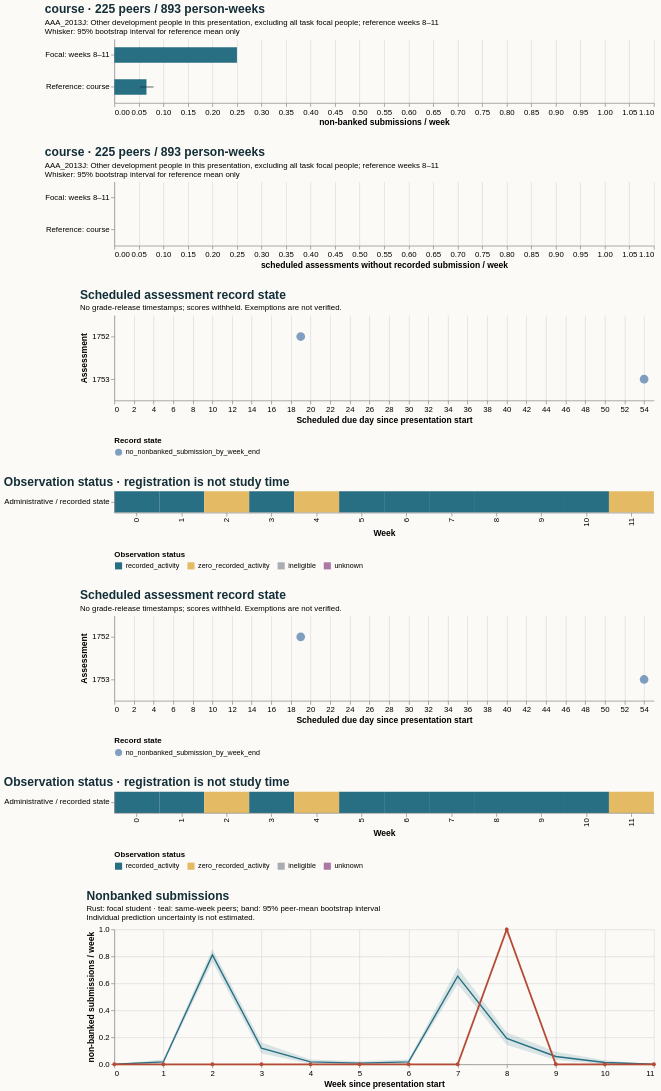

Write the Vega-Lite specification saved for this chart.
### Vega-Lite specification from a JSON file in a GitHub repository (floating-point values rounded to 4 significant figures)
{"$schema": "https://vega.github.io/schema/vega-lite/v5.20.1.json", "config": {"axis": {"labelFontSize": 11, "titleFontSize": 12}, "background": "#fbfaf7", "font": "sans-serif", "title": {"anchor": "start", "color": "#142e38", "fontSize": 17, "subtitleFontSize": 11}, "view": {"continuousHeight": 300, "continuousWidth": 300, "stroke": null}}, "datasets": {"data-08589721e9bdeefff30ca68a5981e28d": [{"end_day": 6, "focal_value": 0.0, "peer_ci_high": 0.0, "peer_ci_low": 0.0, "peer_mean": 0.0, "peer_observations": 229, "peer_people": 229, "reference": "course", "unit": "non-banked submissions / week", "week": 0}, {"end_day": 13, "focal_value": 0.0, "peer_ci_high": 0.03493, "peer_ci_low": 0.004367, "peer_mean": 0.01747, "peer_observations": 229, "peer_people": 229, "reference": "course", "unit": "non-banked submissions / week", "week": 1}, {"end_day": 20, "focal_value": 0.0, "peer_ci_high": 0.8546, "peer_ci_low": 0.7598, "peer_mean": 0.8106, "peer_observations": 227, "peer_people": 227, "reference": "course", "unit": "non-banked submissions / week", "week": 2}, {"end_day": 27, "focal_value": 0.0, "peer_ci_high": 0.1609, "peer_ci_low": 0.0793, "peer_mean": 0.1189, "peer_observations": 227, "peer_people": 227, "reference": "course", "unit": "non-banked submissions / week", "week": 3}, {"end_day": 34, "focal_value": 0.0, "peer_ci_high": 0.0354, "peer_ci_low": 0.004425, "peer_mean": 0.0177, "peer_observations": 226, "peer_people": 226, "reference": "course", "unit": "non-banked submissions / week", "week": 4}, {"end_day": 41, "focal_value": 0.0, "peer_ci_high": 0.02222, "peer_ci_low": 0.0, "peer_mean": 0.008889, "peer_observations": 225, "peer_people": 225, "reference": "course", "unit": "non-banked submissions / week", "week": 5}, {"end_day": 48, "focal_value": 0.0, "peer_ci_high": 0.03556, "peer_ci_low": 0.004444, "peer_mean": 0.01778, "peer_observations": 225, "peer_people": 225, "reference": "course", "unit": "non-banked submissions / week", "week": 6}, {"end_day": 55, "focal_value": 0.0, "peer_ci_high": 0.7179, "peer_ci_low": 0.5956, "peer_mean": 0.6533, "peer_observations": 225, "peer_people": 225, "reference": "course", "unit": "non-banked submissions / week", "week": 7}, {"end_day": 62, "focal_value": 1.0, "peer_ci_high": 0.2356, "peer_ci_low": 0.1422, "peer_mean": 0.1911, "peer_observations": 225, "peer_people": 225, "reference": "course", "unit": "non-banked submissions / week", "week": 8}, {"end_day": 69, "focal_value": 0.0, "peer_ci_high": 0.09375, "peer_ci_low": 0.03125, "peer_mean": 0.05804, "peer_observations": 224, "peer_people": 224, "reference": "course", "unit": "non-banked submissions / week", "week": 9}, {"end_day": 76, "focal_value": 0.0, "peer_ci_high": 0.02926, "peer_ci_low": 0.0, "peer_mean": 0.01345, "peer_observations": 223, "peer_people": 223, "reference": "course", "unit": "non-banked submissions / week", "week": 10}, {"end_day": 83, "focal_value": 0.0, "peer_ci_high": 0.0, "peer_ci_low": 0.0, "peer_mean": 0.0, "peer_observations": 221, "peer_people": 221, "reference": "course", "unit": "non-banked submissions / week", "week": 11}], "data-47595ca8c412625bc14ae8e967d44f53": [{"eligible_days": 7.0, "end_day": 6, "logging_completeness": "unknown", "observation_status": "recorded_activity", "row": "Administrative / recorded state", "score_status": "withheld_release_time_unknown", "start_day": 0, "value": 0.0, "week": 0}, {"eligible_days": 7.0, "end_day": 13, "logging_completeness": "unknown", "observation_status": "recorded_activity", "row": "Administrative / recorded state", "score_status": "withheld_release_time_unknown", "start_day": 7, "value": 0.0, "week": 1}, {"eligible_days": 7.0, "end_day": 20, "logging_completeness": "unknown", "observation_status": "zero_recorded_activity", "row": "Administrative / recorded state", "score_status": "withheld_release_time_unknown", "start_day": 14, "value": 0.0, "week": 2}, {"eligible_days": 7.0, "end_day": 27, "logging_completeness": "unknown", "observation_status": "recorded_activity", "row": "Administrative / recorded state", "score_status": "withheld_release_time_unknown", "start_day": 21, "value": 0.0, "week": 3}, {"eligible_days": 7.0, "end_day": 34, "logging_completeness": "unknown", "observation_status": "zero_recorded_activity", "row": "Administrative / recorded state", "score_status": "withheld_release_time_unknown", "start_day": 28, "value": 0.0, "week": 4}, {"eligible_days": 7.0, "end_day": 41, "logging_completeness": "unknown", "observation_status": "recorded_activity", "row": "Administrative / recorded state", "score_status": "withheld_release_time_unknown", "start_day": 35, "value": 0.0, "week": 5}, {"eligible_days": 7.0, "end_day": 48, "logging_completeness": "unknown", "observation_status": "recorded_activity", "row": "Administrative / recorded state", "score_status": "withheld_release_time_unknown", "start_day": 42, "value": 0.0, "week": 6}, {"eligible_days": 7.0, "end_day": 55, "logging_completeness": "unknown", "observation_status": "recorded_activity", "row": "Administrative / recorded state", "score_status": "withheld_release_time_unknown", "start_day": 49, "value": 0.0, "week": 7}, {"eligible_days": 7.0, "end_day": 62, "logging_completeness": "unknown", "observation_status": "recorded_activity", "row": "Administrative / recorded state", "score_status": "withheld_release_time_unknown", "start_day": 56, "value": 1.0, "week": 8}, {"eligible_days": 7.0, "end_day": 69, "logging_completeness": "unknown", "observation_status": "recorded_activity", "row": "Administrative / recorded state", "score_status": "withheld_release_time_unknown", "start_day": 63, "value": 0.0, "week": 9}, {"eligible_days": 7.0, "end_day": 76, "logging_completeness": "unknown", "observation_status": "recorded_activity", "row": "Administrative / recorded state", "score_status": "withheld_release_time_unknown", "start_day": 70, "value": 0.0, "week": 10}, {"eligible_days": 7.0, "end_day": 83, "logging_completeness": "unknown", "observation_status": "zero_recorded_activity", "row": "Administrative / recorded state", "score_status": "withheld_release_time_unknown", "start_day": 77, "value": 0.0, "week": 11}], "data-7283bfb5c3be47efa37ef05b4648fe8e": [{"eligible_days": 7.0, "end_day": 6, "logging_completeness": "unknown", "observation_status": "recorded_activity", "row": "Administrative / recorded state", "score_status": "withheld_release_time_unknown", "start_day": 0, "value": 0.0, "week": 0}, {"eligible_days": 7.0, "end_day": 13, "logging_completeness": "unknown", "observation_status": "recorded_activity", "row": "Administrative / recorded state", "score_status": "withheld_release_time_unknown", "start_day": 7, "value": 0.0, "week": 1}, {"eligible_days": 7.0, "end_day": 20, "logging_completeness": "unknown", "observation_status": "zero_recorded_activity", "row": "Administrative / recorded state", "score_status": "withheld_release_time_unknown", "start_day": 14, "value": 1.0, "week": 2}, {"eligible_days": 7.0, "end_day": 27, "logging_completeness": "unknown", "observation_status": "recorded_activity", "row": "Administrative / recorded state", "score_status": "withheld_release_time_unknown", "start_day": 21, "value": 0.0, "week": 3}, {"eligible_days": 7.0, "end_day": 34, "logging_completeness": "unknown", "observation_status": "zero_recorded_activity", "row": "Administrative / recorded state", "score_status": "withheld_release_time_unknown", "start_day": 28, "value": 0.0, "week": 4}, {"eligible_days": 7.0, "end_day": 41, "logging_completeness": "unknown", "observation_status": "recorded_activity", "row": "Administrative / recorded state", "score_status": "withheld_release_time_unknown", "start_day": 35, "value": 0.0, "week": 5}, {"eligible_days": 7.0, "end_day": 48, "logging_completeness": "unknown", "observation_status": "recorded_activity", "row": "Administrative / recorded state", "score_status": "withheld_release_time_unknown", "start_day": 42, "value": 0.0, "week": 6}, {"eligible_days": 7.0, "end_day": 55, "logging_completeness": "unknown", "observation_status": "recorded_activity", "row": "Administrative / recorded state", "score_status": "withheld_release_time_unknown", "start_day": 49, "value": 1.0, "week": 7}, {"eligible_days": 7.0, "end_day": 62, "logging_completeness": "unknown", "observation_status": "recorded_activity", "row": "Administrative / recorded state", "score_status": "withheld_release_time_unknown", "start_day": 56, "value": 0.0, "week": 8}, {"eligible_days": 7.0, "end_day": 69, "logging_completeness": "unknown", "observation_status": "recorded_activity", "row": "Administrative / recorded state", "score_status": "withheld_release_time_unknown", "start_day": 63, "value": 0.0, "week": 9}, {"eligible_days": 7.0, "end_day": 76, "logging_completeness": "unknown", "observation_status": "recorded_activity", "row": "Administrative / recorded state", "score_status": "withheld_release_time_unknown", "start_day": 70, "value": 0.0, "week": 10}, {"eligible_days": 7.0, "end_day": 83, "logging_completeness": "unknown", "observation_status": "zero_recorded_activity", "row": "Administrative / recorded state", "score_status": "withheld_release_time_unknown", "start_day": 77, "value": 0.0, "week": 11}], "data-770ce5d87c1c8bea199b2664b3a9bcb9": [{"hi": null, "lo": null, "series": "Focal: weeks 8–11", "value": 0.0}, {"hi": 0.0, "lo": 0.0, "series": "Reference: course", "value": 0.0}], "data-d500d168031813818b8a5be295d94cc2": [{"as_of_day": 20, "assessment_id": 1752, "course": "AAA_2013J", "due_day": 19, "person_id": 2691244, "score_status": "withheld_release_time_unknown", "state": "no_nonbanked_submission_by_week_end", "week": 2}, {"as_of_day": 55, "assessment_id": 1753, "course": "AAA_2013J", "due_day": 54, "person_id": 2691244, "score_status": "withheld_release_time_unknown", "state": "no_nonbanked_submission_by_week_end", "week": 7}], "data-ef375039e559580e574d41c4abeb45f1": [{"hi": null, "lo": null, "series": "Focal: weeks 8–11", "value": 0.25}, {"hi": 0.08, "lo": 0.05222, "series": "Reference: course", "value": 0.06556}]}, "resolve": {"scale": {"color": "independent"}}, "spacing": 28, "vconcat": [{"data": {"name": "data-ef375039e559580e574d41c4abeb45f1"}, "height": 90, "layer": [{"encoding": {"x": {"field": "value", "scale": {"domain": [0, 1.05], "zero": true}, "title": "non-banked submissions / week", "type": "quantitative"}, "y": {"field": "series", "sort": null, "title": null, "type": "nominal"}}, "mark": {"color": "#286f83", "size": 22, "type": "bar"}}, {"encoding": {"x": {"field": "lo", "type": "quantitative"}, "x2": {"field": "hi"}, "y": {"field": "series", "sort": null, "title": null, "type": "nominal"}}, "mark": {"color": "#142e38", "type": "rule"}}], "title": {"subtitle": ["AAA_2013J: Other development people in this presentation, excluding all task focal people; reference weeks 8–11", "Whisker: 95% bootstrap interval for reference mean only"], "text": "course · 225 peers / 893 person-weeks"}, "width": 760}, {"data": {"name": "data-770ce5d87c1c8bea199b2664b3a9bcb9"}, "height": 90, "layer": [{"encoding": {"x": {"field": "value", "scale": {"domain": [0, 1.05], "zero": true}, "title": "scheduled assessments without recorded submission / week", "type": "quantitative"}, "y": {"field": "series", "sort": null, "title": null, "type": "nominal"}}, "mark": {"color": "#286f83", "size": 22, "type": "bar"}}, {"encoding": {"x": {"field": "lo", "type": "quantitative"}, "x2": {"field": "hi"}, "y": {"field": "series", "sort": null, "title": null, "type": "nominal"}}, "mark": {"color": "#142e38", "type": "rule"}}], "title": {"subtitle": ["AAA_2013J: Other development people in this presentation, excluding all task focal people; reference weeks 8–11", "Whisker: 95% bootstrap interval for reference mean only"], "text": "course · 225 peers / 893 person-weeks"}, "width": 760}, {"data": {"name": "data-d500d168031813818b8a5be295d94cc2"}, "encoding": {"color": {"field": "state", "legend": {"labelLimit": 400, "orient": "bottom"}, "title": "Record state", "type": "nominal"}, "tooltip": [{"field": "assessment_id", "type": "quantitative"}, {"field": "due_day", "type": "quantitative"}, {"field": "as_of_day", "type": "quantitative"}, {"field": "state", "type": "nominal"}, {"field": "score_status", "type": "nominal"}], "x": {"field": "due_day", "title": "Scheduled due day since presentation start", "type": "quantitative"}, "y": {"field": "assessment_id", "title": "Assessment", "type": "nominal"}}, "height": 120, "mark": {"filled": true, "size": 150, "type": "point"}, "title": {"subtitle": "No grade-release timestamps; scores withheld. Exemptions are not verified.", "text": "Scheduled assessment record state"}, "width": 760}, {"data": {"name": "data-47595ca8c412625bc14ae8e967d44f53"}, "encoding": {"color": {"field": "observation_status", "legend": {"labelLimit": 260, "orient": "bottom"}, "scale": {"domain": ["recorded_activity", "zero_recorded_activity", "ineligible", "unknown"], "range": ["#286f83", "#e4bb64", "#aaaeb3", "#ac78a5"]}, "title": "Observation status", "type": "nominal"}, "tooltip": [{"field": "week", "type": "quantitative"}, {"field": "eligible_days", "type": "quantitative"}, {"field": "observation_status", "type": "nominal"}, {"field": "logging_completeness", "type": "nominal"}], "x": {"field": "week", "title": "Week", "type": "ordinal"}, "y": {"field": "row", "title": null, "type": "nominal"}}, "height": 30, "mark": {"type": "rect"}, "title": "Observation status · registration is not study time", "width": 760}, {"data": {"name": "data-d500d168031813818b8a5be295d94cc2"}, "encoding": {"color": {"field": "state", "legend": {"labelLimit": 400, "orient": "bottom"}, "title": "Record state", "type": "nominal"}, "tooltip": [{"field": "assessment_id", "type": "quantitative"}, {"field": "due_day", "type": "quantitative"}, {"field": "as_of_day", "type": "quantitative"}, {"field": "state", "type": "nominal"}, {"field": "score_status", "type": "nominal"}], "x": {"field": "due_day", "title": "Scheduled due day since presentation start", "type": "quantitative"}, "y": {"field": "assessment_id", "title": "Assessment", "type": "nominal"}}, "height": 120, "mark": {"filled": true, "size": 150, "type": "point"}, "title": {"subtitle": "No grade-release timestamps; scores withheld. Exemptions are not verified.", "text": "Scheduled assessment record state"}, "width": 760}, {"data": {"name": "data-7283bfb5c3be47efa37ef05b4648fe8e"}, "encoding": {"color": {"field": "observation_status", "legend": {"labelLimit": 260, "orient": "bottom"}, "scale": {"domain": ["recorded_activity", "zero_recorded_activity", "ineligible", "unknown"], "range": ["#286f83", "#e4bb64", "#aaaeb3", "#ac78a5"]}, "title": "Observation status", "type": "nominal"}, "tooltip": [{"field": "week", "type": "quantitative"}, {"field": "eligible_days", "type": "quantitative"}, {"field": "observation_status", "type": "nominal"}, {"field": "logging_completeness", "type": "nominal"}], "x": {"field": "week", "title": "Week", "type": "ordinal"}, "y": {"field": "row", "title": null, "type": "nominal"}}, "height": 30, "mark": {"type": "rect"}, "title": "Observation status · registration is not study time", "width": 760}, {"data": {"name": "data-08589721e9bdeefff30ca68a5981e28d"}, "height": 190, "layer": [{"encoding": {"x": {"axis": {"tickMinStep": 1}, "field": "week", "title": "Week since presentation start", "type": "quantitative"}, "y": {"field": "peer_ci_low", "scale": {"zero": true}, "title": "non-banked submissions / week", "type": "quantitative"}, "y2": {"field": "peer_ci_high"}}, "mark": {"color": "#286f83", "opacity": 0.16, "type": "area"}}, {"encoding": {"tooltip": [{"field": "week", "type": "quantitative"}, {"field": "peer_mean", "type": "quantitative"}, {"field": "peer_people", "type": "quantitative"}, {"field": "peer_observations", "type": "quantitative"}], "x": {"field": "week", "type": "quantitative"}, "y": {"field": "peer_mean", "type": "quantitative"}}, "mark": {"color": "#286f83", "strokeWidth": 2, "type": "line"}}, {"encoding": {"tooltip": [{"field": "week", "type": "quantitative"}, {"field": "focal_value", "type": "quantitative"}], "x": {"field": "week", "type": "quantitative"}, "y": {"field": "focal_value", "type": "quantitative"}}, "mark": {"color": "#b64c35", "point": {"color": "#b64c35"}, "strokeWidth": 2.5, "type": "line"}}], "title": {"subtitle": ["Rust: focal student · teal: same-week peers; band: 95% peer-mean bootstrap interval", "Individual prediction uncertainty is not estimated."], "text": "Nonbanked submissions"}, "width": 760}]}
